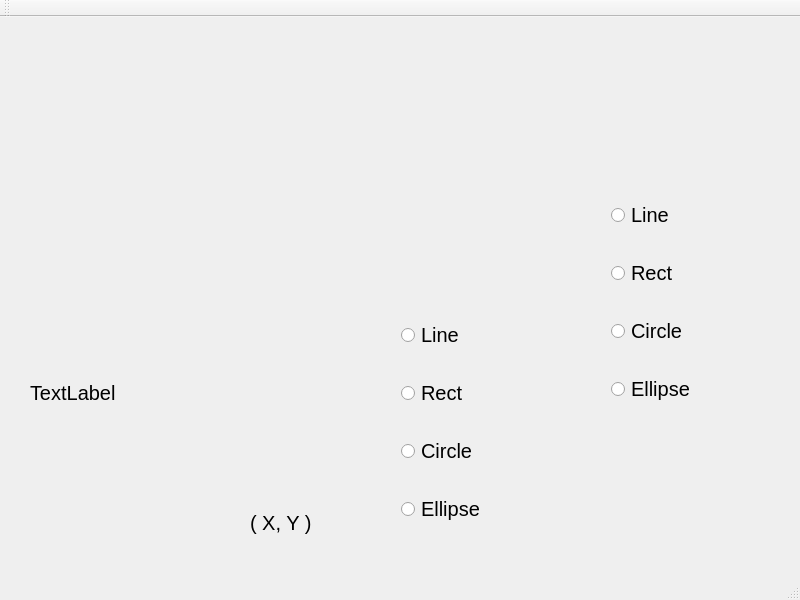
<?xml version="1.0" encoding="UTF-8"?>
<ui version="4.0">
 <class>MainWindow</class>
 <widget class="QMainWindow" name="MainWindow">
  <property name="geometry">
   <rect>
    <x>0</x>
    <y>0</y>
    <width>800</width>
    <height>600</height>
   </rect>
  </property>
  <property name="font">
   <font>
    <pointsize>15</pointsize>
   </font>
  </property>
  <property name="windowTitle">
   <string>MainWindow</string>
  </property>
  <widget class="QWidget" name="centralWidget">
   <widget class="QLabel" name="label_position">
    <property name="geometry">
     <rect>
      <x>250</x>
      <y>470</y>
      <width>211</width>
      <height>71</height>
     </rect>
    </property>
    <property name="text">
     <string>( X, Y )</string>
    </property>
   </widget>
   <widget class="QLabel" name="label_press">
    <property name="enabled">
     <bool>true</bool>
    </property>
    <property name="geometry">
     <rect>
      <x>30</x>
      <y>360</y>
      <width>211</width>
      <height>31</height>
     </rect>
    </property>
    <property name="text">
     <string>TextLabel</string>
    </property>
   </widget>
   <widget class="QWidget" name="layoutWidget">
    <property name="geometry">
     <rect>
      <x>600</x>
      <y>150</y>
      <width>161</width>
      <height>271</height>
     </rect>
    </property>
    <layout class="QVBoxLayout" name="verticalLayout">
     <item>
      <widget class="QRadioButton" name="radioButton_line">
       <property name="text">
        <string>Line</string>
       </property>
      </widget>
     </item>
     <item>
      <widget class="QRadioButton" name="radioButton_rect">
       <property name="text">
        <string>Rect</string>
       </property>
      </widget>
     </item>
     <item>
      <widget class="QRadioButton" name="radioButton_circle">
       <property name="text">
        <string>Circle</string>
       </property>
      </widget>
     </item>
     <item>
      <widget class="QRadioButton" name="radioButton_ellipse">
       <property name="text">
        <string>Ellipse</string>
       </property>
      </widget>
     </item>
    </layout>
   </widget>
   <widget class="QWidget" name="layoutWidget_2">
    <property name="geometry">
     <rect>
      <x>390</x>
      <y>270</y>
      <width>161</width>
      <height>271</height>
     </rect>
    </property>
    <layout class="QVBoxLayout" name="verticalLayout_2">
     <item>
      <widget class="QRadioButton" name="radioButton_line_2">
       <property name="text">
        <string>Line</string>
       </property>
      </widget>
     </item>
     <item>
      <widget class="QRadioButton" name="radioButton_rect_2">
       <property name="text">
        <string>Rect</string>
       </property>
      </widget>
     </item>
     <item>
      <widget class="QRadioButton" name="radioButton_circle_2">
       <property name="text">
        <string>Circle</string>
       </property>
      </widget>
     </item>
     <item>
      <widget class="QRadioButton" name="radioButton_ellipse_2">
       <property name="text">
        <string>Ellipse</string>
       </property>
      </widget>
     </item>
    </layout>
   </widget>
  </widget>
  <widget class="QMenuBar" name="menuBar">
   <property name="geometry">
    <rect>
     <x>0</x>
     <y>0</y>
     <width>800</width>
     <height>25</height>
    </rect>
   </property>
  </widget>
  <widget class="QToolBar" name="mainToolBar">
   <attribute name="toolBarArea">
    <enum>TopToolBarArea</enum>
   </attribute>
   <attribute name="toolBarBreak">
    <bool>false</bool>
   </attribute>
  </widget>
  <widget class="QStatusBar" name="statusBar"/>
 </widget>
 <layoutdefault spacing="6" margin="11"/>
 <resources/>
 <connections/>
</ui>
